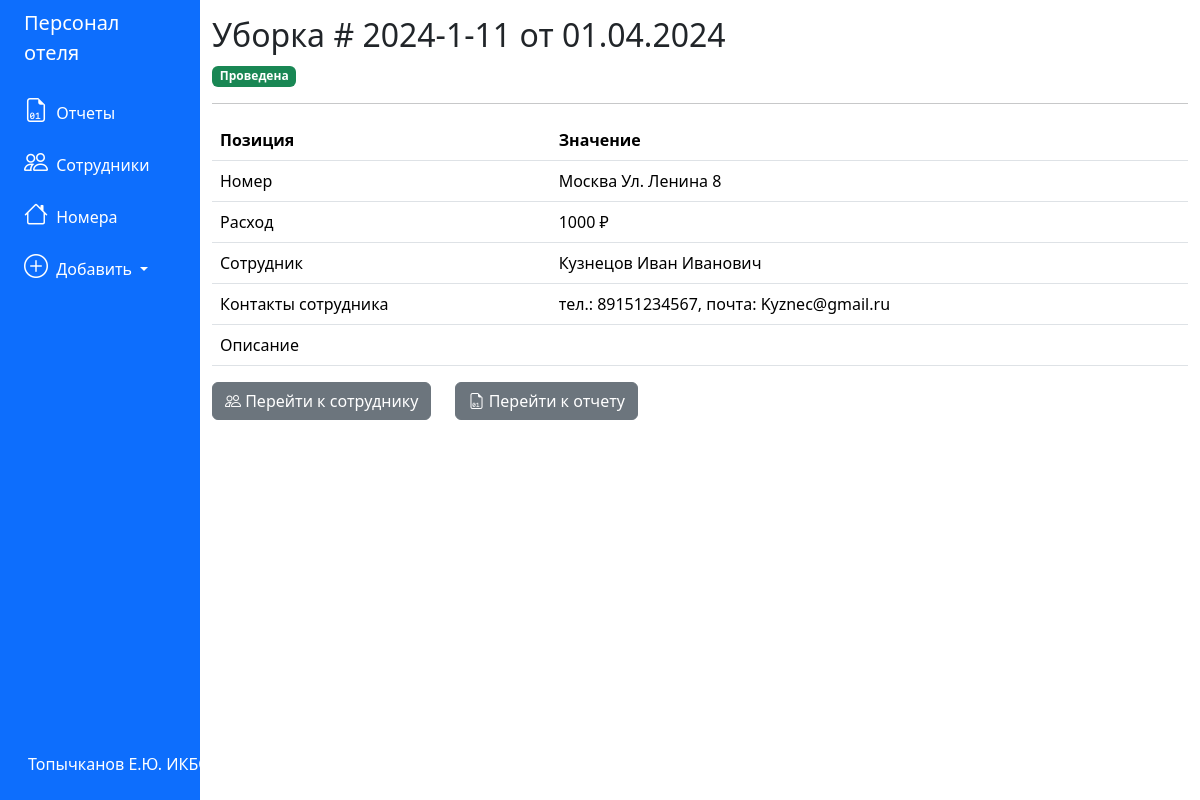
Screenshot of /event/1 with the database file from the repository.
### tables this page shows
CREATE TABLE 'contracts' (
	'id_contract' INTEGER PRIMARY KEY AUTOINCREMENT,
	'number' TEXT,
	'date' TEXT,
	'deal_status' BLOB,
	'price' INTEGER,
	'event_id' INTEGER,
	'client_id' INTEGER,
	'employee_id' INTEGER
);

CREATE TABLE 'events' (
	'id_event' INTEGER PRIMARY KEY AUTOINCREMENT,
	'address' TEXT,
	'people' INTEGER,
    'date' TEXT,
	'description' TEXT,
	'client_id' INTEGER
);

CREATE TABLE 'clients' (
	'id_client' INTEGER PRIMARY KEY AUTOINCREMENT,
	'name' TEXT,
	'email' TEXT,
	'phone_number' TEXT,
	'passport' TEXT
);

### app.py (the view)
@app.route('/event/<int:event_id>')
def event(event_id):
    pos = get_event(event_id)
    return render_template('hotel.html', event=pos)

### app.py (called while the page is built)
def get_db_connection():
    conn = sqlite3.connect('database.db')
    conn.row_factory = sqlite3.Row
    return conn

def get_event(item_id):
    conn = get_db_connection()
    item = conn.execute("""SELECT * FROM contracts, events, clients
        WHERE contracts.event_id = events.id_event and contracts.client_id = clients.id_client and events.id_event = ?
                        """, (item_id,)).fetchone()
    conn.close()
    if item is None:
        abort(404)
    return item

### templates/hotel.html
{% extends 'base.html' %}
{% block content %}
<h2>{% block title %} Уборка # {{ event['number'] }} от {{ event['date'] }} {% endblock %}</h2>
{% if event['deal_status']==True %}
<span class="badge bg-success"> Проведена</span>
{% else %}
<span class="badge bg-danger"> Назначена</span>
{% endif %}
<hr>
<table class="table">
    <thead>
        <tr>
            <th scope="col">Позиция</th>
            <th scope="col">Значение</th>
        </tr>
    </thead>
    <tbody>
        <tr>
            <td>Номер</th>
            <td>{{ event['address'] }}</th>
        </tr>
        <tr>
            <td>Расход</th>
            <td>{{ event['price'] }} ₽</th>
        </tr>
        <tr>
            <td>Сотрудник</th>
            <td>{{ event['name'] }}</th>
        </tr>
        <tr>
            <td>Контакты сотрудника</th>
            <td>тел.: {{ event['phone_number'] }}, почта: {{ event['email'] }}</th>
        </tr>
        <tr>
            <td>Описание</th>
            <td>{{ event['description'] }}</th>
        </tr>
    </tbody>
</table>
<div class="row">
    <div class="col-auto">
        <a href="/clients">
            <button type="submit" class="btn btn-secondary"><i class="bi-people"></i> Перейти к сотруднику</button>
        </a>
    </div>
    <div class="col-auto">
        <a href="{{ url_for('contract', contract_id=event['id_contract']) }}">
            <button type="submit" class="btn btn-secondary"><i class="bi-file-earmark-binary"></i> Перейти к отчету</button>
        </a>
    </div>
</div>
{% endblock %}

### rows the page displays
contracts: number "2024-1-11", date "01.04.2024", price "1000"
events: address "Москва Ул. Ленина 8"
clients: name "Кузнецов Иван Иванович", phone_number "89151234567", email "Kyznec@gmail.ru"
